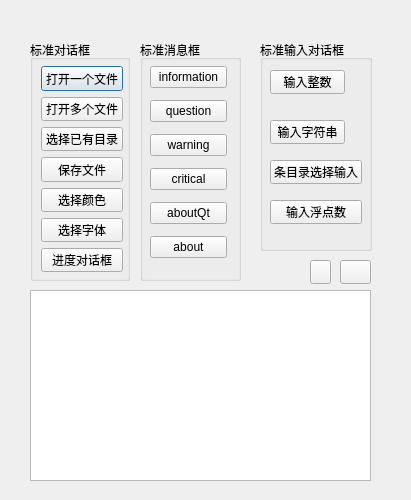
<?xml version="1.0" encoding="UTF-8"?>
<ui version="4.0">
 <class>Dialog</class>
 <widget class="QDialog" name="Dialog">
  <property name="geometry">
   <rect>
    <x>0</x>
    <y>0</y>
    <width>411</width>
    <height>500</height>
   </rect>
  </property>
  <property name="windowTitle">
   <string>Dialog</string>
  </property>
  <widget class="QGroupBox" name="groupBox">
   <property name="geometry">
    <rect>
     <x>30</x>
     <y>40</y>
     <width>100</width>
     <height>241</height>
    </rect>
   </property>
   <property name="title">
    <string>标准对话框</string>
   </property>
   <widget class="QWidget" name="layoutWidget">
    <property name="geometry">
     <rect>
      <x>11</x>
      <y>26</y>
      <width>82</width>
      <height>206</height>
     </rect>
    </property>
    <layout class="QVBoxLayout" name="verticalLayout_2">
     <item>
      <widget class="QPushButton" name="Btn_openfile">
       <property name="text">
        <string>打开一个文件</string>
       </property>
      </widget>
     </item>
     <item>
      <widget class="QPushButton" name="Btn_openfiles">
       <property name="text">
        <string>打开多个文件</string>
       </property>
      </widget>
     </item>
     <item>
      <widget class="QPushButton" name="Btn_directory">
       <property name="text">
        <string>选择已有目录</string>
       </property>
      </widget>
     </item>
     <item>
      <widget class="QPushButton" name="Btn_save">
       <property name="text">
        <string>保存文件</string>
       </property>
      </widget>
     </item>
     <item>
      <widget class="QPushButton" name="Btn_color">
       <property name="text">
        <string>选择颜色</string>
       </property>
      </widget>
     </item>
     <item>
      <widget class="QPushButton" name="Btn_font">
       <property name="text">
        <string>选择字体</string>
       </property>
      </widget>
     </item>
     <item>
      <widget class="QPushButton" name="Btn_message">
       <property name="text">
        <string>进度对话框</string>
       </property>
      </widget>
     </item>
    </layout>
   </widget>
  </widget>
  <widget class="QPlainTextEdit" name="plainTextEdit">
   <property name="geometry">
    <rect>
     <x>30</x>
     <y>290</y>
     <width>341</width>
     <height>191</height>
    </rect>
   </property>
  </widget>
  <widget class="QGroupBox" name="groupBox_2">
   <property name="geometry">
    <rect>
     <x>140</x>
     <y>40</y>
     <width>101</width>
     <height>241</height>
    </rect>
   </property>
   <property name="title">
    <string>标准消息框</string>
   </property>
   <widget class="QWidget" name="layoutWidget">
    <property name="geometry">
     <rect>
      <x>10</x>
      <y>20</y>
      <width>77</width>
      <height>206</height>
     </rect>
    </property>
    <layout class="QVBoxLayout" name="verticalLayout_3">
     <item>
      <widget class="QPushButton" name="Btn_information">
       <property name="text">
        <string>information</string>
       </property>
      </widget>
     </item>
     <item>
      <widget class="QPushButton" name="Btn_question">
       <property name="text">
        <string>question</string>
       </property>
      </widget>
     </item>
     <item>
      <widget class="QPushButton" name="Btn_warning">
       <property name="text">
        <string>warning</string>
       </property>
      </widget>
     </item>
     <item>
      <widget class="QPushButton" name="Btn_critical">
       <property name="text">
        <string>critical</string>
       </property>
      </widget>
     </item>
     <item>
      <widget class="QPushButton" name="Btn_aboutQt">
       <property name="text">
        <string>aboutQt</string>
       </property>
      </widget>
     </item>
     <item>
      <widget class="QPushButton" name="Btn_about">
       <property name="text">
        <string>about</string>
       </property>
      </widget>
     </item>
    </layout>
   </widget>
  </widget>
  <widget class="QGroupBox" name="groupBox_3">
   <property name="geometry">
    <rect>
     <x>260</x>
     <y>40</y>
     <width>112</width>
     <height>211</height>
    </rect>
   </property>
   <property name="title">
    <string>标准输入对话框</string>
   </property>
   <widget class="QPushButton" name="Btn_inptstring">
    <property name="geometry">
     <rect>
      <x>10</x>
      <y>80</y>
      <width>75</width>
      <height>24</height>
     </rect>
    </property>
    <property name="text">
     <string>输入字符串</string>
    </property>
   </widget>
   <widget class="QPushButton" name="Btn_inptint">
    <property name="geometry">
     <rect>
      <x>10</x>
      <y>30</y>
      <width>75</width>
      <height>24</height>
     </rect>
    </property>
    <property name="text">
     <string>输入整数</string>
    </property>
   </widget>
   <widget class="QPushButton" name="Btn_inptdouble">
    <property name="geometry">
     <rect>
      <x>10</x>
      <y>160</y>
      <width>92</width>
      <height>24</height>
     </rect>
    </property>
    <property name="text">
     <string>输入浮点数</string>
    </property>
   </widget>
   <widget class="QPushButton" name="pushButton_10">
    <property name="geometry">
     <rect>
      <x>10</x>
      <y>120</y>
      <width>92</width>
      <height>24</height>
     </rect>
    </property>
    <property name="text">
     <string>条目录选择输入</string>
    </property>
   </widget>
  </widget>
  <widget class="QPushButton" name="Btn_close">
   <property name="geometry">
    <rect>
     <x>340</x>
     <y>260</y>
     <width>31</width>
     <height>24</height>
    </rect>
   </property>
   <property name="styleSheet">
    <string notr="true">QPushButton#Btn_close
{
	image: url(:/1/tuichu.png);
}</string>
   </property>
   <property name="text">
    <string/>
   </property>
  </widget>
  <widget class="QPushButton" name="Btn_clean">
   <property name="geometry">
    <rect>
     <x>310</x>
     <y>260</y>
     <width>21</width>
     <height>24</height>
    </rect>
   </property>
   <property name="styleSheet">
    <string notr="true">QPushButton#Btn_clean
{
	image: url(:/1/OIP-C.jfif);
}

</string>
   </property>
   <property name="text">
    <string/>
   </property>
  </widget>
 </widget>
 <resources/>
 <connections/>
</ui>
